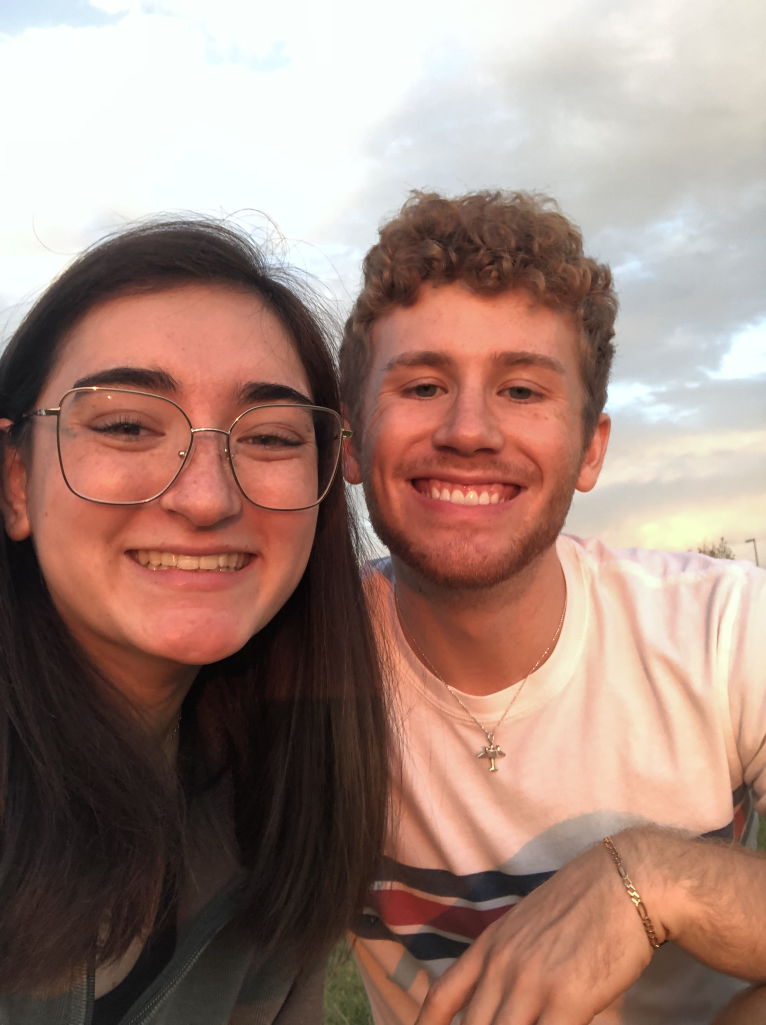
%> input picture Image/IMG-0611.JPG, 1532 x 2050 px (shown at 1/2 size)
$ octave imageTest.m   (GNU Octave 9; MATLAB toolbox functions it lacks are replaced by stand-ins)
%> lines starting %> are read from the running program, lines starting %| are printed output that depends on the picture
I = imread('IMG-0611.JPG');
%> I is the input picture: size 2050x1532x3 uint8; mean R, G, B 162.5, 134.1, 123.4
I = imresize(I,[100,100]);
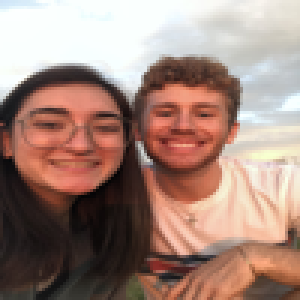
%> I: size 100x100x3 uint8 (shown 3 times larger); mean R, G, B 162.5, 134.1, 123.4
figure
imshow(I);

bigimage = zeros(200,200,3);
bigimage = uint8(bigimage);


for rows = 101:200
    for columns = 101:200
        for colors = 1:3
            bigimage(rows,columns,colors) = I(rows - 100,columns - 100,colors);
       end
    end
end
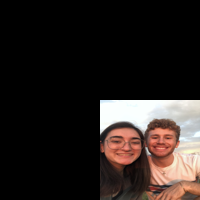
%> bigimage: size 200x200x3 uint8; mean R, G, B 40.6, 33.5, 30.8

for rows = 1:100
    for columns = 101:200
        for colors = 1:3
            bigimage(rows,columns,colors) = .5 * I(rows,columns - 100,colors);
       end
    end
end
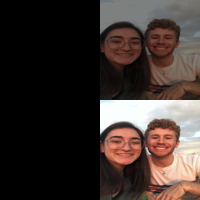
%> bigimage: size 200x200x3 uint8; mean R, G, B 61, 50.4, 46.3

for rows = 101:200
    for columns = 1:100
        for colors = 1:3
            bigimage(rows,columns,colors) = 1.5 * I(rows - 100,columns,colors);
       end
    end
end
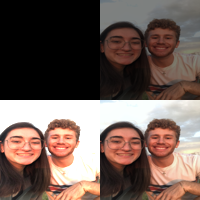
%> bigimage: size 200x200x3 uint8; mean R, G, B 110.4, 92.4, 85.3

for x = 10000:20000
    I(x) = 0;

end
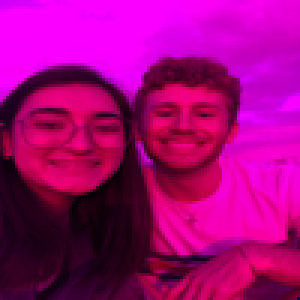
%> I: size 100x100x3 uint8 (shown 3 times larger); mean R, G, B 162.5, 0, 123.4
for rows = 1:100
    for columns = 1:100
        for colors = 1:3
            bigimage(rows,columns,colors) = I(rows,columns,colors);
       end
    end
end
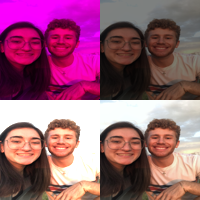
%> bigimage: size 200x200x3 uint8; mean R, G, B 151, 92.4, 116.1
figure
imshow(I);
figure
imshow(bigimage);
